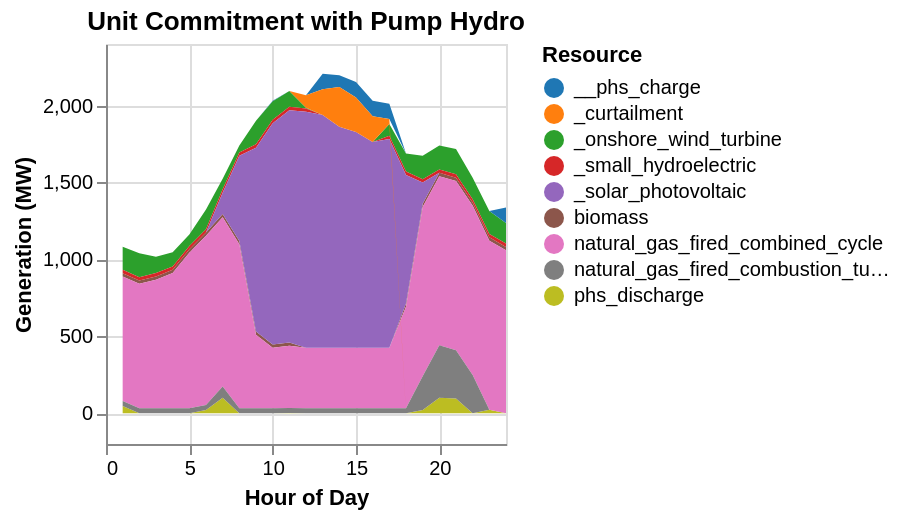

Here is the notebook cell this chart was saved with:
### Markdown cell above
**B. Solve the new UC with PHS and plot.**

Using the above formulation, solve for the same parameters in Problem 1 and plot. For the purposes of plotting, you will want to create two resources&mdash;PHS_charge and PHS_discharge. By convention, you could put PHS_charge on top to indicate this is increasing system load.

### Code cell
solution_storage = unit_commitment_storage(gen_df, loads, gen_variable_long, 0.01)

println("Status: ", solution_storage.status)
println("Total cost: ", round(solution_storage.cost, digits=2))

# prep plotting
sol_gen_storage = innerjoin(solution_storage.gen,
                            gen_df[!, [:r_id, :resource]],
                            on = :r_id)
# combine by resource and hour                            
sol_gen_storage = combine(groupby(sol_gen_storage, [:resource, :hour]), :gen => sum)

# rename gens
sol_gen_storage[sol_gen_storage.resource .== "solar_photovoltaic",   :resource] .= "_solar_photovoltaic"
sol_gen_storage[sol_gen_storage.resource .== "onshore_wind_turbine", :resource] .= "_onshore_wind_turbine"
sol_gen_storage[sol_gen_storage.resource .== "small_hydroelectric",  :resource] .= "_small_hydroelectric"
sol_gen_storage[sol_gen_storage.resource .== "hydroelectric_pumped_storage", :resource] .= "phs_discharge"

# pump hydro charge format ISSUE NOT ON TOP
phs_charge_plot = combine(groupby(solution_storage.charge, :hour), :gen => sum)
phs_charge_plot[!, :resource] .= "__phs_charge"
rename!(phs_charge_plot, :gen_sum => :gen_sum)
append!(sol_gen_storage, phs_charge_plot[:, [:resource, :hour, :gen_sum]])

# add curtailment
curtail_agg = combine(groupby(solution_storage.curtail, [:hour]), :curt => sum)
curtail_agg[!, :resource] .= "_curtailment"
rename!(curtail_agg, :curt_sum => :gen_sum)
append!(sol_gen_storage, curtail_agg[:, [:resource, :hour, :gen_sum]])

# stacked area chart
sol_gen_storage |>
@vlplot(
    :area,
    x = {:hour, title = "Hour of Day"},
    y = {:gen_sum, stack = :zero, title = "Generation (MW)"},
    color = {"resource:n", scale = {scheme = "category10"}, 
             title = "Resource"},
    title = "Unit Commitment with Pump Hydro"
)

### Figure 1 — Vega specification as saved in the notebook (floating-point values rounded to 4 significant figures; data arrays with more than 128 entries replaced by an {"elided": "..."} marker saying what was removed)
{"$schema": "https://vega.github.io/schema/vega/v5.json", "axes": [{"aria": false, "domain": false, "grid": true, "gridScale": "y", "labels": false, "maxExtent": 0, "minExtent": 0, "orient": "bottom", "scale": "x", "tickCount": {"signal": "ceil(width/40)"}, "ticks": false, "zindex": 0}, {"aria": false, "domain": false, "grid": true, "gridScale": "x", "labels": false, "maxExtent": 0, "minExtent": 0, "orient": "left", "scale": "y", "tickCount": {"signal": "ceil(height/40)"}, "ticks": false, "zindex": 0}, {"grid": false, "labelFlush": true, "labelOverlap": true, "orient": "bottom", "scale": "x", "tickCount": {"signal": "ceil(width/40)"}, "title": "Hour of Day", "zindex": 0}, {"grid": false, "labelOverlap": true, "orient": "left", "scale": "y", "tickCount": {"signal": "ceil(height/40)"}, "title": "Generation (MW)", "zindex": 0}], "background": "white", "data": [{"name": "source_0", "values": {"elided": "216 records"}}, {"name": "data_0", "source": "source_0", "transform": [{"as": "hour", "expr": "toNumber(datum[\"hour\"])", "type": "formula"}, {"field": "gen_sum", "groupby": ["resource"], "key": "hour", "method": "value", "type": "impute", "value": 0}, {"as": ["gen_sum_start", "gen_sum_end"], "field": "gen_sum", "groupby": ["hour"], "offset": "zero", "sort": {"field": ["resource"], "order": ["descending"]}, "type": "stack"}]}], "height": 200, "legends": [{"fill": "color", "symbolType": "circle", "title": "Resource"}], "marks": [{"encode": {"update": {"height": {"field": {"group": "height"}}, "width": {"field": {"group": "width"}}}}, "from": {"facet": {"data": "data_0", "groupby": ["resource"], "name": "faceted_path_main"}}, "marks": [{"encode": {"update": {"defined": {"signal": "isValid(datum[\"hour\"]) && isFinite(+datum[\"hour\"]) && isValid(datum[\"gen_sum\"]) && isFinite(+datum[\"gen_sum\"])"}, "description": {"signal": "\"Hour of Day: \" + (format(datum[\"hour\"], \"\")) + \"; Generation (MW): \" + (format(datum[\"gen_sum\"], \"\")) + \"; Resource: \" + (isValid(datum[\"resource\"]) ? datum[\"resource\"] : \"\"+datum[\"resource\"])"}, "fill": {"field": "resource", "scale": "color"}, "orient": {"value": "vertical"}, "x": {"field": "hour", "scale": "x"}, "y": {"field": "gen_sum_end", "scale": "y"}, "y2": {"field": "gen_sum_start", "scale": "y"}}}, "from": {"data": "faceted_path_main"}, "name": "marks", "sort": {"field": "datum[\"hour\"]"}, "style": ["area"], "type": "area"}], "name": "pathgroup", "type": "group"}], "padding": 5, "scales": [{"domain": {"data": "data_0", "field": "hour"}, "name": "x", "nice": true, "range": [0, {"signal": "width"}], "type": "linear", "zero": false}, {"domain": {"data": "data_0", "fields": ["gen_sum_start", "gen_sum_end"]}, "name": "y", "nice": true, "range": [{"signal": "height"}, 0], "type": "linear", "zero": true}, {"domain": {"data": "data_0", "field": "resource", "sort": true}, "name": "color", "range": {"scheme": "category10"}, "type": "ordinal"}], "style": "cell", "title": {"frame": "group", "text": "Unit Commitment with Pump Hydro"}, "width": 200}
